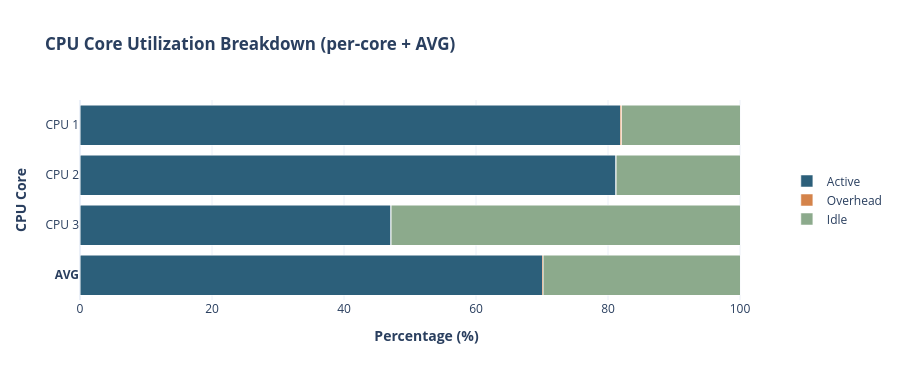
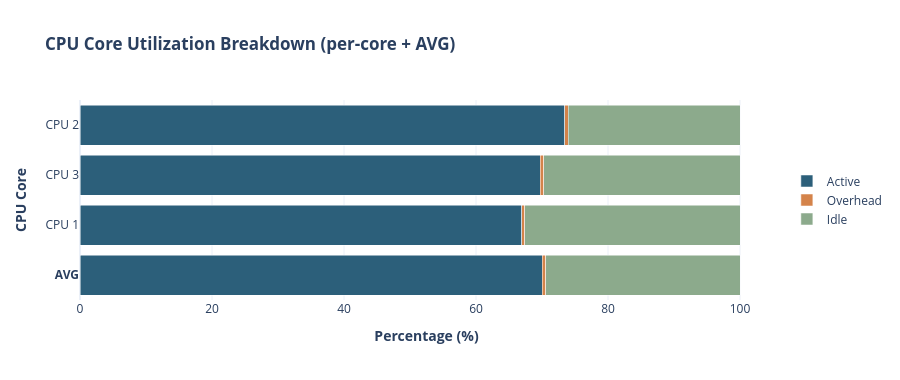
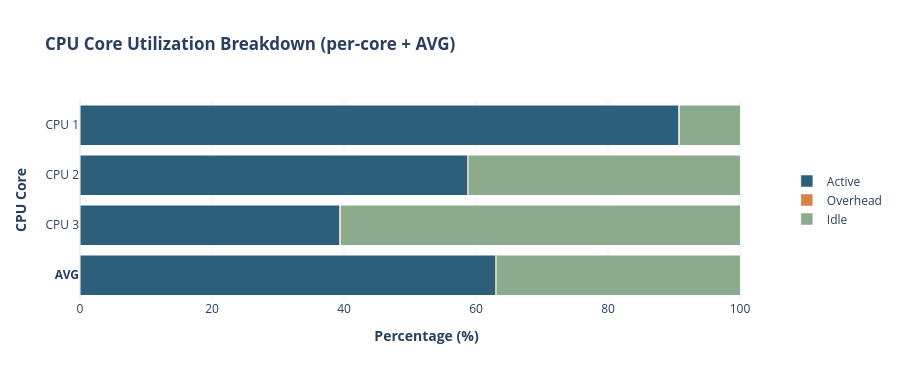
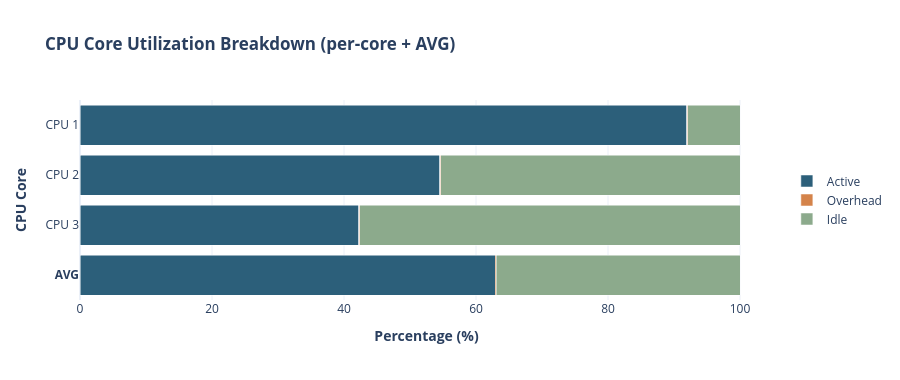

Here is the notebook cell these charts were saved with, in order:
### Code cell
# CIE_FIFO_IPC_nuc12-noturbo_hythread
# feedback_u70_m3_ms05_s20632672_195219_preempt.csv
# feedback_u70_m3_ms05_s20632672_195219_timeline.csv
fig_util_ROS_7B = analyze_cpu_utilization(
    preempt_csv = "typical/CIE_FIFO_IPC_nuc12_7B/feedback_u70_m3_ms05_s20632672_195219_preempt.csv",
    timeline_csv = "typical/CIE_FIFO_IPC_nuc12_7B/feedback_u70_m3_ms05_s20632672_195219_timeline.csv",
    analysis_window_ms=[50, 5000])

# CIE_FIFO_IPC_nuc12_1kB
# feedback_u70_m3_ms05_s20632672_152109_preempt.csv
# feedback_u70_m3_ms05_s20632672_152109_timeline.csv
fig_util_ROS_1kB = analyze_cpu_utilization(
    preempt_csv = "typical/CIE_FIFO_IPC_nuc12_1kB/feedback_u70_m3_ms05_s20632672_152109_preempt.csv",
    timeline_csv = "typical/CIE_FIFO_IPC_nuc12_1kB/feedback_u70_m3_ms05_s20632672_152109_timeline.csv",
    analysis_window_ms=[50, 5000])

# CIE_FIFO_IPC_nuc12_1MB
# feedback_u70_m3_ms05_s20632672_213624_preempt.csv
# feedback_u70_m3_ms05_s20632672_213624_timeline.csv
# fig_util_ROS_1MB = analyze_cpu_utilization(
#     preempt_csv = "typical/CIE_FIFO_IPC_nuc12_1MB/feedback_u70_m3_ms05_s20632672_213624_preempt.csv",
#     timeline_csv = "typical/CIE_FIFO_IPC_nuc12_1MB/feedback_u70_m3_ms05_s20632672_213624_timeline.csv",
#     analysis_window_ms=[0, 1000])

# FINS
# feedback_u70_m3_ms05_s20632672_210928_preempt.csv
# feedback_u70_m3_ms05_s20632672_210928_timeline.csv
fig_util_FINS_7B = analyze_cpu_utilization(
    preempt_csv = "typical/FINS_7B/feedback_u70_m3_ms05_s20632672_210928_preempt.csv",
    timeline_csv = "typical/FINS_7B/feedback_u70_m3_ms05_s20632672_210928_timeline.csv",
    analysis_window_ms=[50, 5000])

# feedback_u70_m3_ms05_s20632672_211315_preempt.csv
# feedback_u70_m3_ms05_s20632672_211315_timeline.csv
fig_util_FINS_1kB = analyze_cpu_utilization(
    preempt_csv = "typical/FINS_1kB/feedback_u70_m3_ms05_s20632672_211315_preempt.csv",
    timeline_csv = "typical/FINS_1kB/feedback_u70_m3_ms05_s20632672_211315_timeline.csv",
    analysis_window_ms=[50, 5000])

# feedback_u70_m3_ms05_s20632672_213624_preempt.csv
# feedback_u70_m3_ms05_s20632672_213624_timeline.csv
fig_util_FINS_1MB = analyze_cpu_utilization(
    preempt_csv = "typical/FINS_1MB/feedback_u70_m3_ms05_s20632672_213624_preempt.csv",
    timeline_csv = "typical/FINS_1MB/feedback_u70_m3_ms05_s20632672_213624_timeline.csv",
    analysis_window_ms=[50, 5000])

fig_util_ROS_7B.show()
fig_util_ROS_1kB.show()
# fig_util_ROS_1MB.show()
fig_util_FINS_7B.show()
fig_util_FINS_1kB.show()
fig_util_FINS_1MB.show()

### Figure 1 — Plotly figure (JSON) as saved in the notebook; plotly's stock layout.template omitted (floating-point values rounded to 4 significant figures)
{"data": [{"customdata": [["Active", 4054.0, 4950.0], ["Active", 4018.0, 4950.0], ["Active", 2331.0, 4950.0], ["Active", 10400.0, 14850.0]], "hovertemplate": "%{y} / %{customdata[0]}<br>share: %{x:.2f}%<br>time : %{customdata[1]:.1f} ms<br>total: %{customdata[2]:.1f} ms<extra></extra>", "legendgroup": "Active", "marker": {"color": "#2C5F7A", "pattern": {"shape": ""}}, "name": "Active", "orientation": "h", "showlegend": true, "textposition": "auto", "x": [81.89, 81.16, 47.08, 70.05], "xaxis": "x", "y": ["CPU 1", "CPU 2", "CPU 3", "AVG"], "yaxis": "y", "type": "bar"}, {"customdata": [["Overhead", 9.847, 4950.0], ["Overhead", 5.04, 4950.0], ["Overhead", 3.733, 4950.0], ["Overhead", 18.62, 14850.0]], "hovertemplate": "%{y} / %{customdata[0]}<br>share: %{x:.2f}%<br>time : %{customdata[1]:.1f} ms<br>total: %{customdata[2]:.1f} ms<extra></extra>", "legendgroup": "Overhead", "marker": {"color": "#D4834A", "pattern": {"shape": ""}}, "name": "Overhead", "orientation": "h", "showlegend": true, "textposition": "auto", "x": [0.1989, 0.1018, 0.07542, 0.1254], "xaxis": "x", "y": ["CPU 1", "CPU 2", "CPU 3", "AVG"], "yaxis": "y", "type": "bar"}, {"customdata": [["Idle", 886.4, 4950.0], ["Idle", 927.3, 4950.0], ["Idle", 2616.0, 4950.0], ["Idle", 4429.0, 14850.0]], "hovertemplate": "%{y} / %{customdata[0]}<br>share: %{x:.2f}%<br>time : %{customdata[1]:.1f} ms<br>total: %{customdata[2]:.1f} ms<extra></extra>", "legendgroup": "Idle", "marker": {"color": "#8CAA8C", "pattern": {"shape": ""}}, "name": "Idle", "orientation": "h", "showlegend": true, "textposition": "auto", "x": [17.91, 18.73, 52.84, 29.83], "xaxis": "x", "y": ["CPU 1", "CPU 2", "CPU 3", "AVG"], "yaxis": "y", "type": "bar"}], "layout": {"xaxis": {"anchor": "y", "domain": [0.0, 1.0], "title": {"text": "<b>Percentage (%)</b>"}, "range": [0, 105]}, "yaxis": {"anchor": "x", "domain": [0.0, 1.0], "title": {"text": "<b>CPU Core</b>"}, "categoryorder": "array", "categoryarray": ["AVG", "CPU 3", "CPU 2", "CPU 1"], "tickmode": "array", "tickvals": ["CPU 1", "CPU 2", "CPU 3", "AVG"], "ticktext": ["CPU 1", "CPU 2", "CPU 3", "<b>AVG</b>"]}, "legend": {"title": {}, "tracegroupgap": 0, "orientation": "v", "yanchor": "middle", "y": 0.5, "xanchor": "left", "x": 1.02}, "title": {"text": "<b>CPU Core Utilization Breakdown (per-core + AVG)</b>"}, "barmode": "stack", "plot_bgcolor": "white", "paper_bgcolor": "white", "height": 380}}

### Figure 2 — Plotly figure (JSON) as saved in the notebook; plotly's stock layout.template omitted (floating-point values rounded to 4 significant figures)
{"data": [{"customdata": [["Active", 3314.0, 4950.0], ["Active", 3635.0, 4950.0], ["Active", 3450.0, 4950.0], ["Active", 10400.0, 14850.0]], "hovertemplate": "%{y} / %{customdata[0]}<br>share: %{x:.2f}%<br>time : %{customdata[1]:.1f} ms<br>total: %{customdata[2]:.1f} ms<extra></extra>", "legendgroup": "Active", "marker": {"color": "#2C5F7A", "pattern": {"shape": ""}}, "name": "Active", "orientation": "h", "showlegend": true, "textposition": "auto", "x": [66.95, 73.44, 69.7, 70.03], "xaxis": "x", "y": ["CPU 1", "CPU 2", "CPU 3", "AVG"], "yaxis": "y", "type": "bar"}, {"customdata": [["Overhead", 22.19, 4950.0], ["Overhead", 25.66, 4950.0], ["Overhead", 28.56, 4950.0], ["Overhead", 76.41, 14850.0]], "hovertemplate": "%{y} / %{customdata[0]}<br>share: %{x:.2f}%<br>time : %{customdata[1]:.1f} ms<br>total: %{customdata[2]:.1f} ms<extra></extra>", "legendgroup": "Overhead", "marker": {"color": "#D4834A", "pattern": {"shape": ""}}, "name": "Overhead", "orientation": "h", "showlegend": true, "textposition": "auto", "x": [0.4482, 0.5185, 0.577, 0.5146], "xaxis": "x", "y": ["CPU 1", "CPU 2", "CPU 3", "AVG"], "yaxis": "y", "type": "bar"}, {"customdata": [["Idle", 1614.0, 4950.0], ["Idle", 1289.0, 4950.0], ["Idle", 1471.0, 4950.0], ["Idle", 4374.0, 14850.0]], "hovertemplate": "%{y} / %{customdata[0]}<br>share: %{x:.2f}%<br>time : %{customdata[1]:.1f} ms<br>total: %{customdata[2]:.1f} ms<extra></extra>", "legendgroup": "Idle", "marker": {"color": "#8CAA8C", "pattern": {"shape": ""}}, "name": "Idle", "orientation": "h", "showlegend": true, "textposition": "auto", "x": [32.6, 26.04, 29.72, 29.45], "xaxis": "x", "y": ["CPU 1", "CPU 2", "CPU 3", "AVG"], "yaxis": "y", "type": "bar"}], "layout": {"xaxis": {"anchor": "y", "domain": [0.0, 1.0], "title": {"text": "<b>Percentage (%)</b>"}, "range": [0, 105]}, "yaxis": {"anchor": "x", "domain": [0.0, 1.0], "title": {"text": "<b>CPU Core</b>"}, "categoryorder": "array", "categoryarray": ["AVG", "CPU 1", "CPU 3", "CPU 2"], "tickmode": "array", "tickvals": ["CPU 2", "CPU 3", "CPU 1", "AVG"], "ticktext": ["CPU 2", "CPU 3", "CPU 1", "<b>AVG</b>"]}, "legend": {"title": {}, "tracegroupgap": 0, "orientation": "v", "yanchor": "middle", "y": 0.5, "xanchor": "left", "x": 1.02}, "title": {"text": "<b>CPU Core Utilization Breakdown (per-core + AVG)</b>"}, "barmode": "stack", "plot_bgcolor": "white", "paper_bgcolor": "white", "height": 380}}

### Figure 3 — Plotly figure (JSON) as saved in the notebook; plotly's stock layout.template omitted (floating-point values rounded to 4 significant figures)
{"data": [{"customdata": [["Active", 4492.0, 4950.0], ["Active", 2905.0, 4950.0], ["Active", 1949.0, 4950.0], ["Active", 9345.0, 14850.0]], "hovertemplate": "%{y} / %{customdata[0]}<br>share: %{x:.2f}%<br>time : %{customdata[1]:.1f} ms<br>total: %{customdata[2]:.1f} ms<extra></extra>", "legendgroup": "Active", "marker": {"color": "#2C5F7A", "pattern": {"shape": ""}}, "name": "Active", "orientation": "h", "showlegend": true, "textposition": "auto", "x": [90.74, 58.68, 39.37, 62.93], "xaxis": "x", "y": ["CPU 1", "CPU 2", "CPU 3", "AVG"], "yaxis": "y", "type": "bar"}, {"customdata": [["Overhead", 5.464, 4950.0], ["Overhead", 5.867, 4950.0], ["Overhead", 6.414, 4950.0], ["Overhead", 17.75, 14850.0]], "hovertemplate": "%{y} / %{customdata[0]}<br>share: %{x:.2f}%<br>time : %{customdata[1]:.1f} ms<br>total: %{customdata[2]:.1f} ms<extra></extra>", "legendgroup": "Overhead", "marker": {"color": "#D4834A", "pattern": {"shape": ""}}, "name": "Overhead", "orientation": "h", "showlegend": true, "textposition": "auto", "x": [0.1104, 0.1185, 0.1296, 0.1195], "xaxis": "x", "y": ["CPU 1", "CPU 2", "CPU 3", "AVG"], "yaxis": "y", "type": "bar"}, {"customdata": [["Idle", 452.9, 4950.0], ["Idle", 2039.0, 4950.0], ["Idle", 2995.0, 4950.0], ["Idle", 5487.0, 14850.0]], "hovertemplate": "%{y} / %{customdata[0]}<br>share: %{x:.2f}%<br>time : %{customdata[1]:.1f} ms<br>total: %{customdata[2]:.1f} ms<extra></extra>", "legendgroup": "Idle", "marker": {"color": "#8CAA8C", "pattern": {"shape": ""}}, "name": "Idle", "orientation": "h", "showlegend": true, "textposition": "auto", "x": [9.15, 41.2, 60.5, 36.95], "xaxis": "x", "y": ["CPU 1", "CPU 2", "CPU 3", "AVG"], "yaxis": "y", "type": "bar"}], "layout": {"xaxis": {"anchor": "y", "domain": [0.0, 1.0], "title": {"text": "<b>Percentage (%)</b>"}, "range": [0, 105]}, "yaxis": {"anchor": "x", "domain": [0.0, 1.0], "title": {"text": "<b>CPU Core</b>"}, "categoryorder": "array", "categoryarray": ["AVG", "CPU 3", "CPU 2", "CPU 1"], "tickmode": "array", "tickvals": ["CPU 1", "CPU 2", "CPU 3", "AVG"], "ticktext": ["CPU 1", "CPU 2", "CPU 3", "<b>AVG</b>"]}, "legend": {"title": {}, "tracegroupgap": 0, "orientation": "v", "yanchor": "middle", "y": 0.5, "xanchor": "left", "x": 1.02}, "title": {"text": "<b>CPU Core Utilization Breakdown (per-core + AVG)</b>"}, "barmode": "stack", "plot_bgcolor": "white", "paper_bgcolor": "white", "height": 380}}

### Figure 4 — Plotly figure (JSON) as saved in the notebook; plotly's stock layout.template omitted (floating-point values rounded to 4 significant figures)
{"data": [{"customdata": [["Active", 4552.0, 4950.0], ["Active", 2699.0, 4950.0], ["Active", 2091.0, 4950.0], ["Active", 9342.0, 14850.0]], "hovertemplate": "%{y} / %{customdata[0]}<br>share: %{x:.2f}%<br>time : %{customdata[1]:.1f} ms<br>total: %{customdata[2]:.1f} ms<extra></extra>", "legendgroup": "Active", "marker": {"color": "#2C5F7A", "pattern": {"shape": ""}}, "name": "Active", "orientation": "h", "showlegend": true, "textposition": "auto", "x": [91.96, 54.53, 42.24, 62.91], "xaxis": "x", "y": ["CPU 1", "CPU 2", "CPU 3", "AVG"], "yaxis": "y", "type": "bar"}, {"customdata": [["Overhead", 7.163, 4950.0], ["Overhead", 7.576, 4950.0], ["Overhead", 7.992, 4950.0], ["Overhead", 22.73, 14850.0]], "hovertemplate": "%{y} / %{customdata[0]}<br>share: %{x:.2f}%<br>time : %{customdata[1]:.1f} ms<br>total: %{customdata[2]:.1f} ms<extra></extra>", "legendgroup": "Overhead", "marker": {"color": "#D4834A", "pattern": {"shape": ""}}, "name": "Overhead", "orientation": "h", "showlegend": true, "textposition": "auto", "x": [0.1447, 0.1531, 0.1615, 0.1531], "xaxis": "x", "y": ["CPU 1", "CPU 2", "CPU 3", "AVG"], "yaxis": "y", "type": "bar"}, {"customdata": [["Idle", 390.8, 4950.0], ["Idle", 2243.0, 4950.0], ["Idle", 2851.0, 4950.0], ["Idle", 5485.0, 14850.0]], "hovertemplate": "%{y} / %{customdata[0]}<br>share: %{x:.2f}%<br>time : %{customdata[1]:.1f} ms<br>total: %{customdata[2]:.1f} ms<extra></extra>", "legendgroup": "Idle", "marker": {"color": "#8CAA8C", "pattern": {"shape": ""}}, "name": "Idle", "orientation": "h", "showlegend": true, "textposition": "auto", "x": [7.895, 45.32, 57.6, 36.94], "xaxis": "x", "y": ["CPU 1", "CPU 2", "CPU 3", "AVG"], "yaxis": "y", "type": "bar"}], "layout": {"xaxis": {"anchor": "y", "domain": [0.0, 1.0], "title": {"text": "<b>Percentage (%)</b>"}, "range": [0, 105]}, "yaxis": {"anchor": "x", "domain": [0.0, 1.0], "title": {"text": "<b>CPU Core</b>"}, "categoryorder": "array", "categoryarray": ["AVG", "CPU 3", "CPU 2", "CPU 1"], "tickmode": "array", "tickvals": ["CPU 1", "CPU 2", "CPU 3", "AVG"], "ticktext": ["CPU 1", "CPU 2", "CPU 3", "<b>AVG</b>"]}, "legend": {"title": {}, "tracegroupgap": 0, "orientation": "v", "yanchor": "middle", "y": 0.5, "xanchor": "left", "x": 1.02}, "title": {"text": "<b>CPU Core Utilization Breakdown (per-core + AVG)</b>"}, "barmode": "stack", "plot_bgcolor": "white", "paper_bgcolor": "white", "height": 380}}
